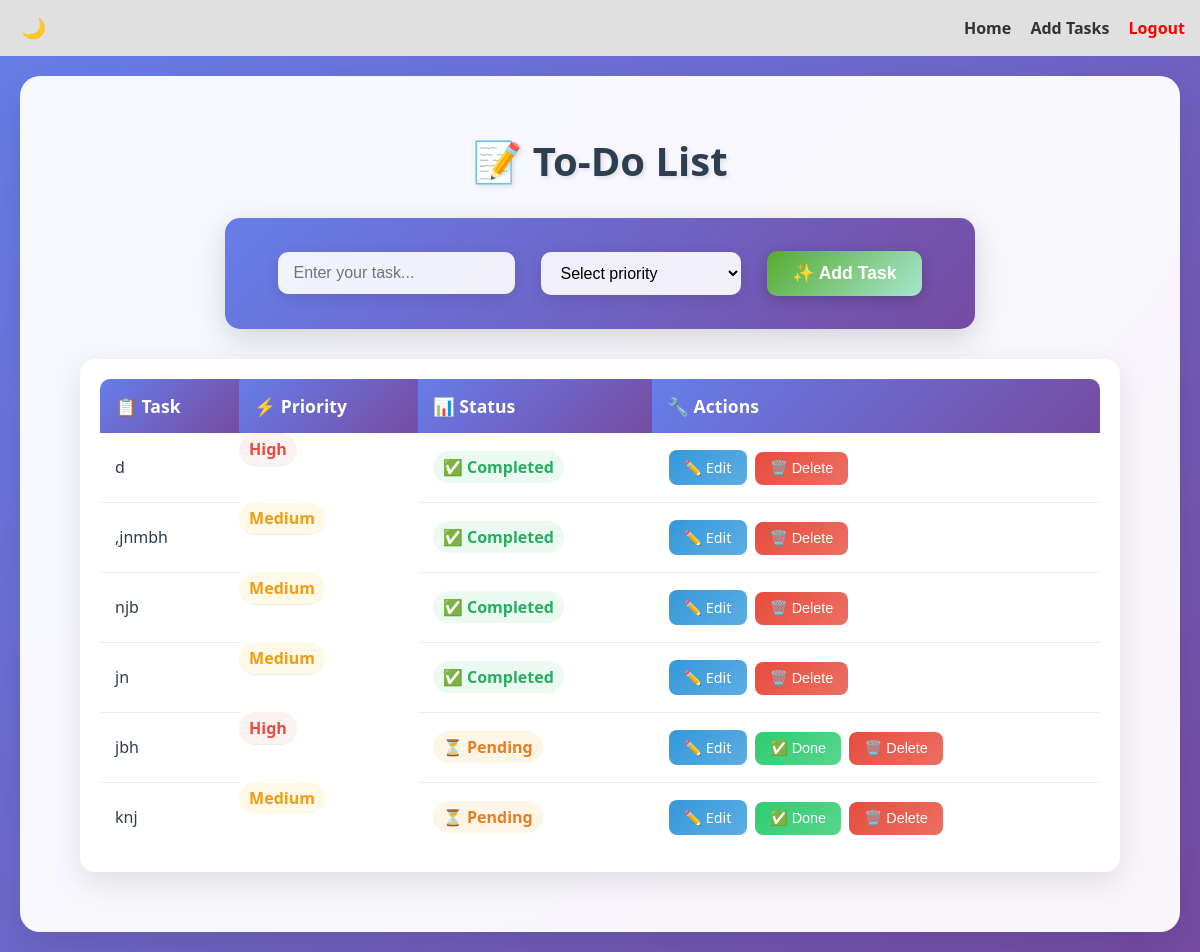
The app's page /todo/ (signed in), older data.
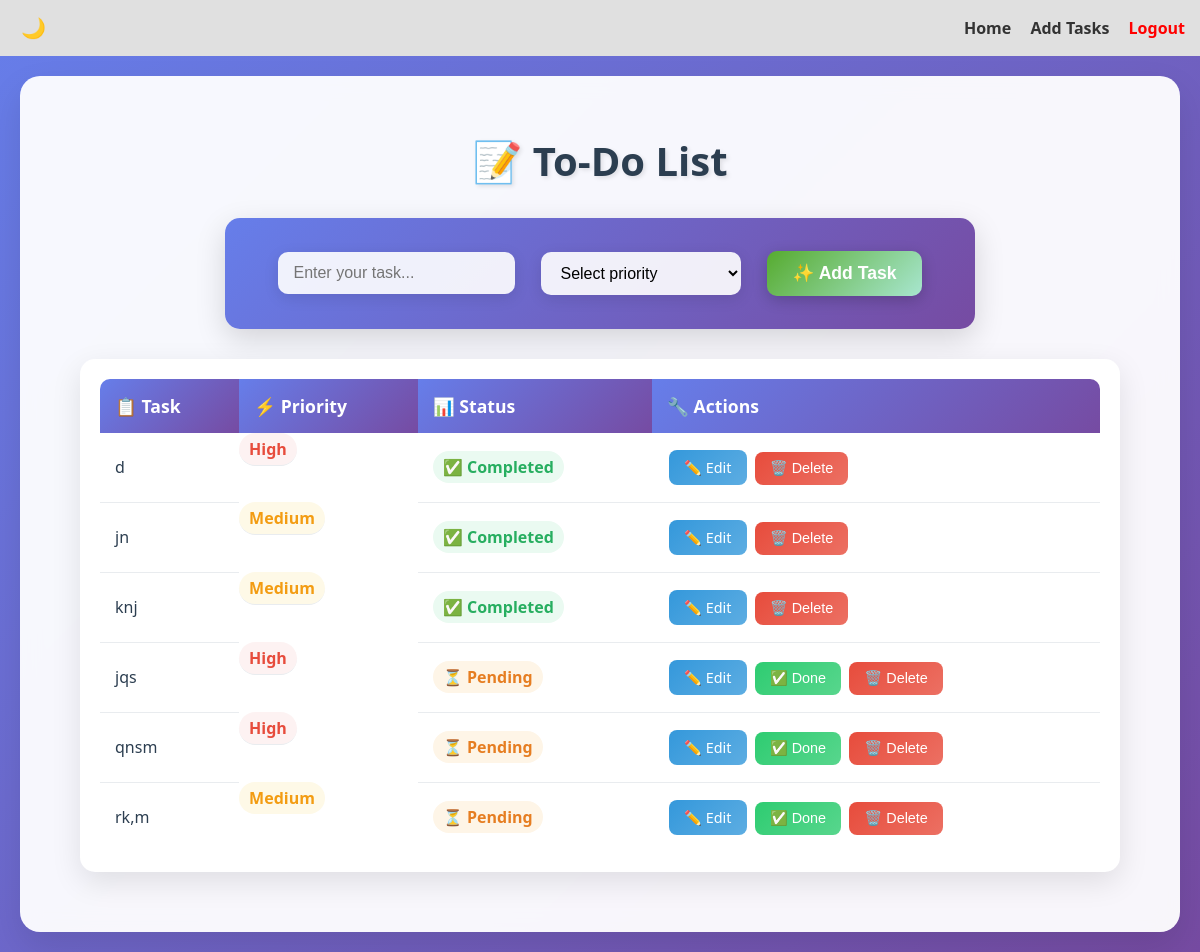
The same page, newer data.
### app/models.py (models this page shows, shortened)
class Todo(models.Model):
    PRIORITY_CHOICES = [
        ('High', 'High'),
        ('Medium', 'Medium'),
        ('Low', 'Low'),
    ]
    user = models.ForeignKey(User, on_delete=models.CASCADE)
    task = models.CharField(max_length=200)
    priority = models.CharField(max_length=10, choices=PRIORITY_CHOICES)
    status = models.CharField(max_length=20, default="Pending")
    is_completed = models.BooleanField(default=False)
    due_date = models.DateField(null=True, blank=True)

### app/views.py (the view, shortened to what this page needs)
# urls.py: path('todo/', todo_view, name='todo'),
@login_required
def todo_view(request):
    todos = Todo.objects.filter(user=request.user)
    return render(request, "todoapp.html", {"todos": todos})

### app/templates/todoapp.html (shortened to what this page needs)
{% load static %}
<!DOCTYPE html>
<html lang="en">
<head>
</head>
<body>
  {% include "navbar.html" %}
  <div class="todo-container">
    <h1 class="todo-title">📝 To-Do List</h1>
    <form id="task-form" method="POST" action="{% url 'todo' %}">
      <div class="form-row">
        <input type="text" name="task" placeholder="Enter your task..." required>
        <select name="priority" required>
          <option value="">Select priority</option>
        </select>
        <button class="bu" type="submit">✨ Add Task</button>
      </div>
    </form>
    <div class="table-container">
      <table id="tasks">
        <thead>
          <tr>
            <th>📋 Task</th>
            <th>⚡ Priority</th>
            <th>📊 Status</th>
            <th>🔧 Actions</th>
          </tr>
        </thead>
        <tbody>
          {% for todo in todos %}
            <tr data-due-date="{{ todo.due_date }}">
              <td class="task-cell">{{ todo.task }}</td>
              <td class="priority-{{ todo.priority|lower }}">{{ todo.priority }}</td>
              <td>
                {% if todo.status == 'Completed' %}
                  <span class="status-completed">✅ {{ todo.status }}</span>
                {% else %}
                  <span class="status-pending">⏳ {{ todo.status }}</span>
                {% endif %}
              </td>
              <td class="actions-cell">
                <a href="{% url 'edit_task' todo.id %}" class="btn btn-edit">✏️ Edit</a>
                {% if todo.status != 'Completed' %}
                  <form method="post" action="{% url 'mark_done' todo.id %}" style="display:inline;">
                    <button type="submit" class="btn btn-done">✅ Done</button>
                  </form>
                {% endif %}
                <form method="post" action="{% url 'delete_task' todo.id %}" style="display:inline;">
                  <button type="submit" class="btn btn-delete">🗑️ Delete</button>
                </form>
              </td>
            </tr>
          {% empty %}
            <tr><td colspan="4" class="no-tasks">📝 No tasks yet. Add your first task above!</td></tr>
          {% endfor %}
        </tbody>
      </table>
    </div>
  </div>
</body>
</html>

Row changes from the older to the newer data that the page shows:
removed Todo: task ",jnmbh", priority "Medium", status "Completed"
removed Todo: task "njb", priority "Medium", status "Completed"
removed Todo: task "jbh", priority "High", status "Pending", shows "✅ Done"
changed Todo "knj": status "Pending" → "Completed"; status "⏳ ✅ Done" → "✅"
added Todo: task "jqs", priority "High", status "Pending", shows "✅ Done"
added Todo: task "qnsm", priority "High", status "Pending", shows "✅ Done"
added Todo: task "rk,m", priority "Medium", status "Pending", shows "✅ Done"
